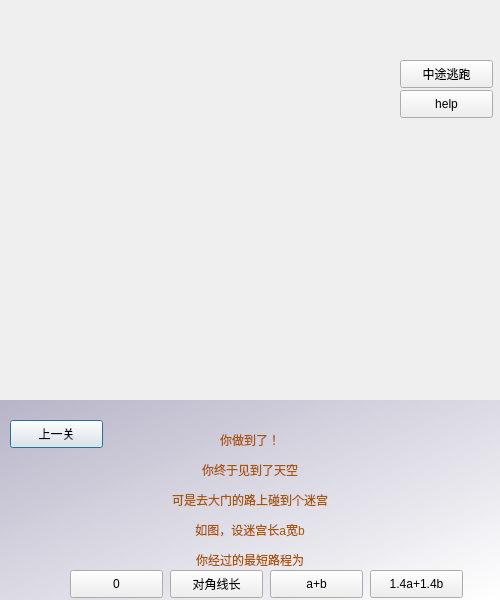
<?xml version="1.0" encoding="UTF-8"?>
<ui version="4.0">
 <class>Dialog6</class>
 <widget class="QDialog" name="Dialog6">
  <property name="geometry">
   <rect>
    <x>0</x>
    <y>0</y>
    <width>500</width>
    <height>600</height>
   </rect>
  </property>
  <property name="windowTitle">
   <string>不正常人类研究中心</string>
  </property>
  <widget class="QLabel" name="label">
   <property name="geometry">
    <rect>
     <x>0</x>
     <y>0</y>
     <width>500</width>
     <height>400</height>
    </rect>
   </property>
   <property name="text">
    <string>&lt;html&gt;&lt;head/&gt;&lt;body&gt;&lt;p&gt;&lt;img src=&quot;:/images/p6.jpg&quot;/&gt;&lt;/p&gt;&lt;/body&gt;&lt;/html&gt;</string>
   </property>
  </widget>
  <widget class="QPushButton" name="pushButton">
   <property name="geometry">
    <rect>
     <x>10</x>
     <y>420</y>
     <width>93</width>
     <height>28</height>
    </rect>
   </property>
   <property name="text">
    <string>上一关</string>
   </property>
  </widget>
  <widget class="QPushButton" name="pushButton_2">
   <property name="geometry">
    <rect>
     <x>270</x>
     <y>570</y>
     <width>93</width>
     <height>28</height>
    </rect>
   </property>
   <property name="text">
    <string>a+b</string>
   </property>
  </widget>
  <widget class="QLabel" name="label_2">
   <property name="geometry">
    <rect>
     <x>0</x>
     <y>400</y>
     <width>500</width>
     <height>200</height>
    </rect>
   </property>
   <property name="styleSheet">
    <string notr="true">background-color: qlineargradient(spread:pad, x1:0, y1:0, x2:1, y2:1, stop:0 rgba(175, 171, 194, 220), stop:1 rgba(255, 255, 255, 255));
color: rgb(170, 85, 0);</string>
   </property>
   <property name="text">
    <string>&lt;html&gt;&lt;head/&gt;&lt;body&gt;&lt;p align=&quot;center&quot;&gt;你做到了！&lt;/p&gt;&lt;p align=&quot;center&quot;&gt;你终于见到了天空&lt;/p&gt;&lt;p align=&quot;center&quot;&gt;可是去大门的路上碰到个迷宫&lt;/p&gt;&lt;p align=&quot;center&quot;&gt;如图，设迷宫长a宽b&lt;/p&gt;&lt;p align=&quot;center&quot;&gt;你经过的最短路程为&lt;/p&gt;&lt;/body&gt;&lt;/html&gt;</string>
   </property>
  </widget>
  <widget class="QPushButton" name="pushButton_3">
   <property name="geometry">
    <rect>
     <x>400</x>
     <y>90</y>
     <width>93</width>
     <height>28</height>
    </rect>
   </property>
   <property name="text">
    <string>help</string>
   </property>
  </widget>
  <widget class="QPushButton" name="pushButton_4">
   <property name="geometry">
    <rect>
     <x>400</x>
     <y>60</y>
     <width>93</width>
     <height>28</height>
    </rect>
   </property>
   <property name="text">
    <string>中途逃跑</string>
   </property>
  </widget>
  <widget class="QPushButton" name="pushButton_5">
   <property name="geometry">
    <rect>
     <x>170</x>
     <y>570</y>
     <width>93</width>
     <height>28</height>
    </rect>
   </property>
   <property name="text">
    <string>对角线长</string>
   </property>
  </widget>
  <widget class="QPushButton" name="pushButton_6">
   <property name="geometry">
    <rect>
     <x>370</x>
     <y>570</y>
     <width>93</width>
     <height>28</height>
    </rect>
   </property>
   <property name="text">
    <string>1.4a+1.4b</string>
   </property>
  </widget>
  <widget class="QPushButton" name="pushButton_7">
   <property name="geometry">
    <rect>
     <x>70</x>
     <y>570</y>
     <width>93</width>
     <height>28</height>
    </rect>
   </property>
   <property name="text">
    <string>0</string>
   </property>
  </widget>
  <zorder>label_2</zorder>
  <zorder>label</zorder>
  <zorder>pushButton</zorder>
  <zorder>pushButton_2</zorder>
  <zorder>pushButton_3</zorder>
  <zorder>pushButton_4</zorder>
  <zorder>pushButton_5</zorder>
  <zorder>pushButton_6</zorder>
  <zorder>pushButton_7</zorder>
 </widget>
 <resources/>
 <connections/>
</ui>
